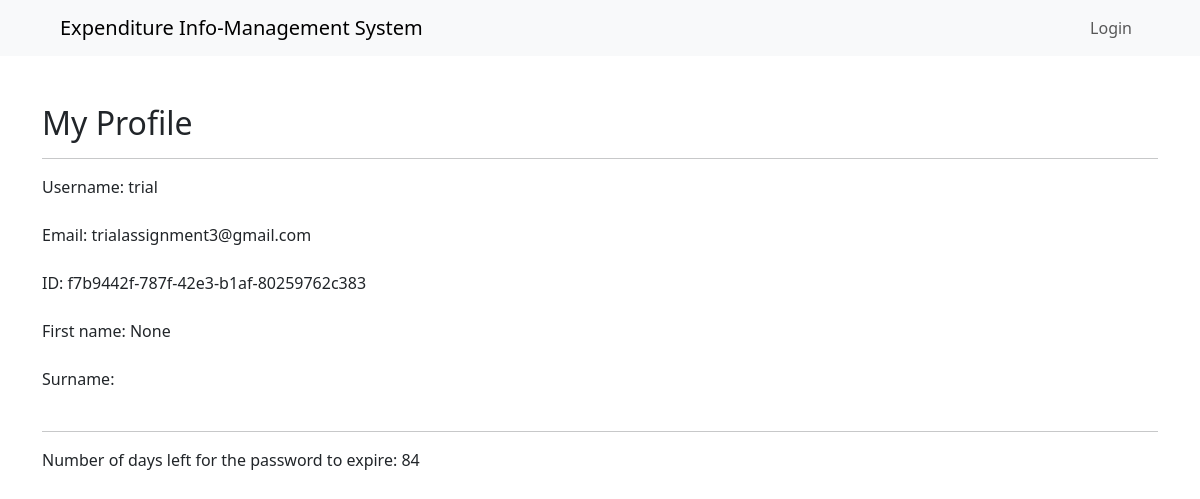
Page /profile-of-/f7b9442f-787f-42e3-b1af-80259762c383/ on the committed database.
### EIMS/models.py (models this page shows, shortened)
class NewUser(AbstractBaseUser, PermissionsMixin):
    id = models.UUIDField(auto_created=True, primary_key=True, unique=True, editable=False, default=uuid.uuid4)
    email = models.EmailField(_('Email address'), max_length=254, unique=True)
    username = models.CharField(max_length=150, unique=True)
    givenname = models.CharField(max_length=100, blank=True, null=True)
    surname = models.CharField(max_length=100, blank=True)
    profile_photo = models.ImageField(blank=True, null=True)
    about_me = models.TextField(blank=True, null=True)
    failed_login_attempts = models.IntegerField(default=0)
    date_joined = models.DateTimeField(default=timezone.now)
    is_active = models.BooleanField(default=False)
    is_staff = models.BooleanField(default=False)
    is_personal = models.BooleanField(default=False)
    is_verified = models.BooleanField(default=False)
    objects = CustomAccountManager()
    USERNAME_FIELD = 'email'
    REQUIRED_FIELDS = ['username']
    class Meta:
        verbose_name  = 'New Account / User'
    expiration_days = 90  # Adjust this based on your requirements
    @property
    def days_until_password_expires(self):
        if self.date_joined:
            expiration_date = self.date_joined + timezone.timedelta(days=self.expiration_days)
            days_left = (expiration_date - timezone.now()).days
            return max(0, days_left)  # Ensure it's non-negative
        return 0
    @property
    def days_left_for_password_to_expire(self):
        return self.days_until_password_expires

### EIMS/views.py (the view)
# urls.py: path('profile-of-/<str:id>/', views.profile, name='profile'),
def profile(request, id):
    this_user = NewUser.objects.get(id=id)
    context = {
        'thisuser':this_user,
        'days_left_for_password_to_expire': this_user.days_left_for_password_to_expire,
    }
    return render(request, 'accounts/profile.html', context)

### templates/accounts/profile.html
{% extends "copyfrom/main.html" %}
{% block content %}
<h2>My Profile</h2>
<hr>
Username: {{thisuser.username}} <br> <br>
Email: {{thisuser.email}} <br><br>
ID: {{thisuser.id}} <br> <br>
First name: {{thisuser.givenname}} <br> <br>
Surname: {{thisuser.surname}} <br> <br>
<hr>
Number of days left for the password to expire: {{days_left_for_password_to_expire}} <br> <br>
{% endblock %}

### rows in the picture
NewUser: username "trial", email "trialassignment3@gmail.com", id "f7b9442f-787f-42e3-b1af-80259762c383", givenname "None"

### other values in the picture
{{ days_left_for_password_to_expire }} "84"
